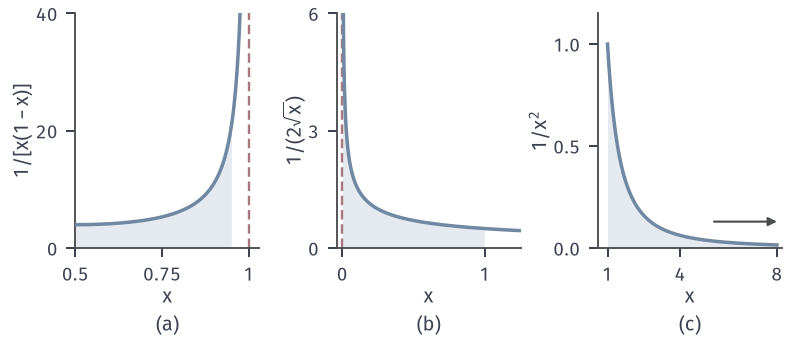

The script that drew this image:
from pathlib import Path
import sys
sys.path.insert(0, str(Path(__file__).resolve().parents[1]/"ivp-common"))
from ivp_common import *
HERE = Path(__file__).resolve().parent

# 目标：a=1 时经过时间等于 1/b 下的面积，比较到达零点或无穷所需时间的有限与无限。
fig, axes = figure(width_mm=112, height_mm=48, ncols=3)
panel(fig, .095, .985, .96, .27, .42)
a, b, c = axes
x = np.linspace(.5, .985, 300); a.plot(x, 1/(x*(1 - x)), color=BLUE, lw=1.4, zorder=3)
xf = x[x <= .95]; a.fill_between(xf, 0, 1/(xf*(1 - xf)), color=BLUE_FILL, lw=0, zorder=1)
a.axvline(1, color=RED, lw=.95, ls=(0, (4, 2)))
a.set_xlim(.5, 1.03); a.set_ylim(0, 40); a.set_xticks([.5, .75, 1]); a.set_xticklabels(['0.5', '0.75', '1']); a.set_yticks([0, 20, 40])
x = np.linspace(.002, 1.25, 400); b.plot(x, 1/(2*np.sqrt(x)), color=BLUE, lw=1.4, zorder=3)
xf = x[x <= 1]; b.fill_between(xf, 0, 1/(2*np.sqrt(xf)), color=BLUE_FILL, lw=0, zorder=1)
b.axvline(0, color=RED, lw=.95, ls=(0, (4, 2)))
b.set_xlim(-.04, 1.25); b.set_ylim(0, 6); b.set_xticks([0, 1]); b.set_yticks([0, 3, 6])
x = np.linspace(1, 8, 400); c.plot(x, 1/x**2, color=BLUE, lw=1.4, zorder=3)
c.fill_between(x, 0, 1/x**2, color=BLUE_FILL, lw=0, zorder=1)
c.annotate('', xy=(8, .13), xytext=(5.4, .13), arrowprops=dict(arrowstyle='-|>', color=STROKE, lw=.85, mutation_scale=7, shrinkA=0, shrinkB=0))
c.set_xlim(.6, 8.2); c.set_ylim(0, 1.15); c.set_xticks([1, 4, 8]); c.set_yticks([0, .5, 1])
for ax, s in zip(axes, ('$1/[x(1-x)]$', '$1/(2\\sqrt{x})$', '$1/x^2$')):
    ax.set_xlabel('$x$', labelpad=1); ax.set_ylabel(s, labelpad=1)
tags(fig, axes)
save(fig, HERE, 'figure', {'a': '1/(x(1-x)), shaded [0.5,0.95]', 'b': '1/(2 sqrt x), shaded [0,1]', 'c': '1/x^2, shaded [1,8]'})
